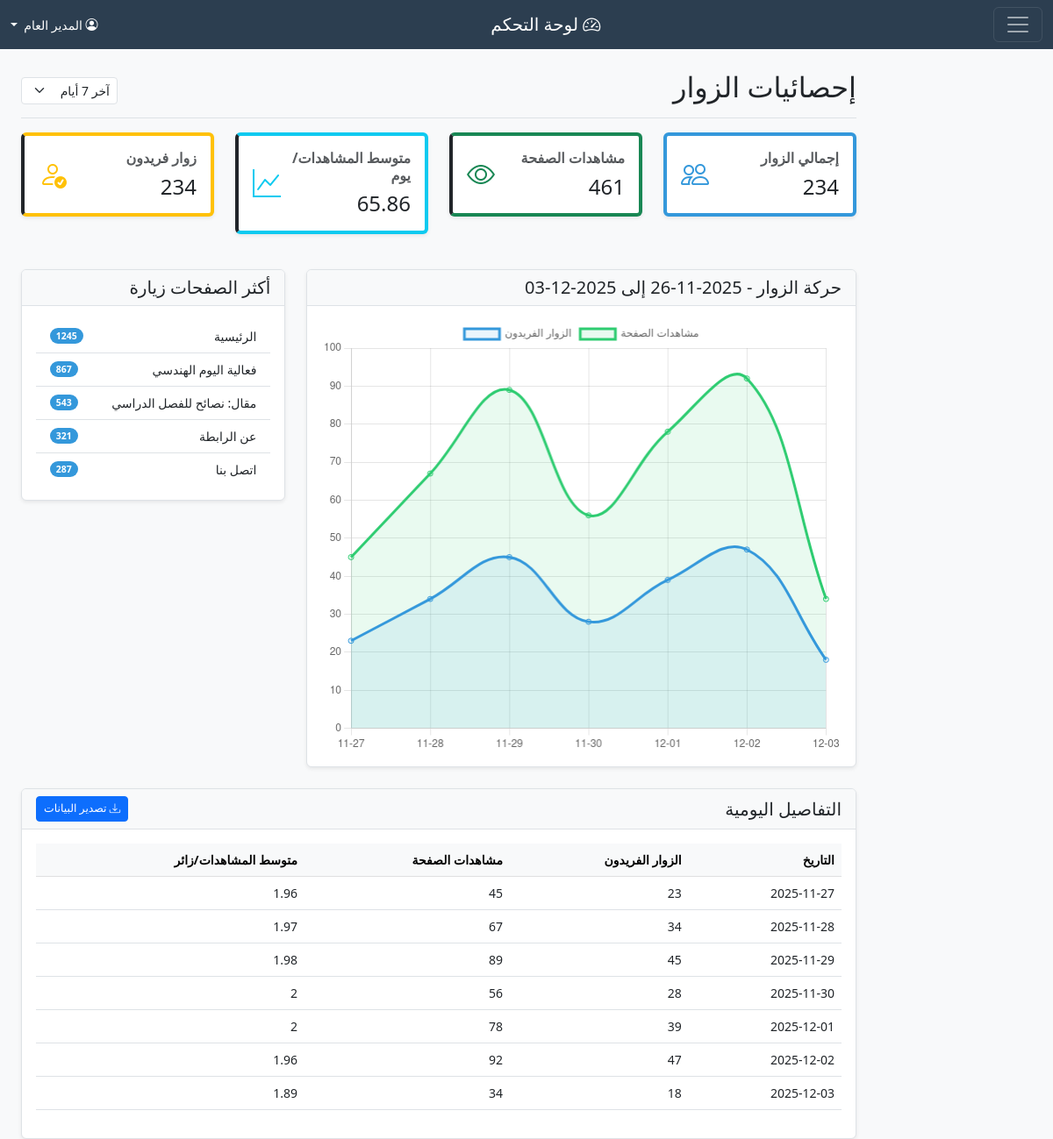
The app's page /admin/analytics.php (signed in) with its own data.
### tables this page shows
CREATE TABLE visitor_stats (
    id INT PRIMARY KEY AUTO_INCREMENT,
    visit_date DATE NOT NULL UNIQUE,
    page_views INT DEFAULT 0,
    unique_visitors INT DEFAULT 0,
    created_at TIMESTAMP DEFAULT CURRENT_TIMESTAMP
);

### admin/analytics.php (the view, shortened to what this page needs)
<?php
require_once '../functions.php';
include 'includes/header.php';
$period = isset($_GET['period']) ? $_GET['period'] : '7days';
$start_date = '';
$end_date = date('Y-m-d');
switch ($period) {
    case '7days':
        $start_date = date('Y-m-d', strtotime('-7 days'));
        break;
}
$stmt = $pdo->prepare("
    SELECT * FROM visitor_stats
    WHERE visit_date BETWEEN ? AND ?
    ORDER BY visit_date ASC
");
$stmt->execute([$start_date, $end_date]);
$visitor_stats = $stmt->fetchAll();
$total_visitors = 0;
$total_page_views = 0;
$unique_visitors = 0;
foreach ($visitor_stats as $stat) {
    $total_visitors += $stat['unique_visitors'];
    $total_page_views += $stat['page_views'];
    $unique_visitors += $stat['unique_visitors'];
}
$average_views = count($visitor_stats) > 0 ? round($total_page_views / count($visitor_stats), 2) : 0;
$chart_labels = [];
$chart_visitors = [];
$chart_views = [];
foreach ($visitor_stats as $stat) {
    $chart_labels[] = date('m-d', strtotime($stat['visit_date']));
    $chart_visitors[] = $stat['unique_visitors'];
    $chart_views[] = $stat['page_views'];
}
$popular_pages = [
    ['page' => 'الرئيسية', 'visits' => 1245],
    ['page' => 'فعالية اليوم الهندسي', 'visits' => 867],
    ['page' => 'مقال: نصائح للفصل الدراسي', 'visits' => 543],
    ['page' => 'عن الرابطة', 'visits' => 321],
    ['page' => 'اتصل بنا', 'visits' => 287]
];
?>
<div class="container-fluid mt-5">
    <div class="row">
        <main class="col-md-9 ms-sm-auto col-lg-10 px-md-4">
            <div class="d-flex justify-content-between flex-wrap flex-md-nowrap align-items-center pt-3 pb-2 mb-3 border-bottom">
                <h1 class="h2">إحصائيات الزوار</h1>
                <div class="btn-toolbar mb-2 mb-md-0">
                    <form method="GET" class="d-flex gap-2">
                        <select name="period" class="form-select form-select-sm" onchange="this.form.submit()">
                            <option value="7days" <?php echo $period === '7days' ? 'selected' : ''; ?>>آخر 7 أيام</option>
                        </select>
                    </form>
                </div>
            </div>
            <div class="row mb-4">
                <div class="col-xl-3 col-md-6 mb-3">
                    <div class="card border-start border-primary border-4">
                        <div class="card-body">
                            <div class="d-flex align-items-center">
                                <div class="flex-grow-1">
                                    <h6 class="text-muted fw-semibold">إجمالي الزوار</h6>
                                    <h4 class="mb-0"><?php echo number_format($total_visitors); ?></h4>
                                </div>
                                <div class="flex-shrink-0">
                                    <i class="bi bi-people fs-2 text-primary"></i>
                                </div>
                            </div>
                        </div>
                    </div>
                </div>
                <div class="col-xl-3 col-md-6 mb-3">
                    <div class="card border-start border-success border-4">
                        <div class="card-body">
                            <div class="d-flex align-items-center">
                                <div class="flex-grow-1">
                                    <h6 class="text-muted fw-semibold">مشاهدات الصفحة</h6>
                                    <h4 class="mb-0"><?php echo number_format($total_page_views); ?></h4>
                                </div>
                                <div class="flex-shrink-0">
                                    <i class="bi bi-eye fs-2 text-success"></i>
                                </div>
                            </div>
                        </div>
                    </div>
                </div>
                <div class="col-xl-3 col-md-6 mb-3">
                    <div class="card border-start border-info border-4">
                        <div class="card-body">
                            <div class="d-flex align-items-center">
                                <div class="flex-grow-1">
                                    <h6 class="text-muted fw-semibold">متوسط المشاهدات/يوم</h6>
                                    <h4 class="mb-0"><?php echo $average_views; ?></h4>
                                </div>
                                <div class="flex-shrink-0">
                                    <i class="bi bi-graph-up fs-2 text-info"></i>
                                </div>
                            </div>
                        </div>
                    </div>
                </div>
                <div class="col-xl-3 col-md-6 mb-3">
                    <div class="card border-start border-warning border-4">
                        <div class="card-body">
                            <div class="d-flex align-items-center">
                                <div class="flex-grow-1">
                                    <h6 class="text-muted fw-semibold">زوار فريدون</h6>
                                    <h4 class="mb-0"><?php echo number_format($unique_visitors); ?></h4>
                                </div>
                                <div class="flex-shrink-0">
                                    <i class="bi bi-person-check fs-2 text-warning"></i>
                                </div>
                            </div>
                        </div>
                    </div>
                </div>
            </div>
            <div class="row">
                <div class="col-lg-8 mb-4">
                    <div class="card">
                        <div class="card-header">
                            <h5 class="card-title mb-0">حركة الزوار - <?php echo $start_date . ' إلى ' . $end_date; ?></h5>
                        </div>
                        <div class="card-body">
                            <canvas id="visitorsChart" height="250"></canvas>
                        </div>
                    </div>
                </div>
                <div class="col-lg-4 mb-4">
                    <div class="card">
                        <div class="card-header">
                            <h5 class="card-title mb-0">أكثر الصفحات زيارة</h5>
                        </div>
                        <div class="card-body">
                            <div class="list-group list-group-flush">
                                <?php foreach($popular_pages as $page): ?>
                                <div class="list-group-item d-flex justify-content-between align-items-center">
                                    <span class="text-truncate" style="max-width: 200px;"><?php echo $page['page']; ?></span>
                                    <span class="badge bg-primary rounded-pill"><?php echo $page['visits']; ?></span>
                                </div>
                                <?php endforeach; ?>
                            </div>
                        </div>
                    </div>
                </div>
            </div>
            <div class="row">
                <div class="col-12">
                    <div class="card">
                        <div class="card-header d-flex justify-content-between align-items-center">
                            <h5 class="card-title mb-0">التفاصيل اليومية</h5>
                            <a href="export-analytics.php?period=<?php echo $period; ?>&start_date=<?php echo $start_date; ?>&end_date=<?php echo $end_date; ?>"
                               class="btn btn-sm btn-primary">
                                <i class="bi bi-download"></i> تصدير البيانات
                            </a>
                        </div>
                        <div class="card-body">
                            <div class="table-responsive">
                                <table class="table table-hover">
                                    <thead class="table-light">
                                        <tr>
                                            <th>التاريخ</th>
                                            <th>الزوار الفريدون</th>
                                            <th>مشاهدات الصفحة</th>
                                            <th>متوسط المشاهدات/زائر</th>
                                        </tr>
                                    </thead>
                                    <tbody>
                                        <?php if(empty($visitor_stats)): ?>
                                        <tr>
                                            <td colspan="4" class="text-center text-muted py-4">
                                                لا توجد بيانات للإطار الزمني المحدد
                                            </td>
                                        </tr>
                                        <?php else: ?>
                                        <?php foreach($visitor_stats as $stat): ?>
                                        <tr>
                                            <td><?php echo date('Y-m-d', strtotime($stat['visit_date'])); ?></td>
                                            <td><?php echo $stat['unique_visitors']; ?></td>
                                            <td><?php echo $stat['page_views']; ?></td>
                                            <td>
                                                <?php echo $stat['unique_visitors'] > 0 ?
                                                    round($stat['page_views'] / $stat['unique_visitors'], 2) : 0; ?>
                                            </td>
                                        </tr>
                                        <?php endforeach; ?>
                                        <?php endif; ?>
                                    </tbody>
                                </table>
                            </div>
                        </div>
                    </div>
                </div>
            </div>
        </main>
    </div>
</div>
<script>
// الرسم البياني للزوار
const ctx = document.getElementById('visitorsChart').getContext('2d');
const visitorsChart = new Chart(ctx, {
    type: 'line',
    data: {
        labels: <?php echo json_encode($chart_labels); ?>,
        datasets: [
            {
                label: 'الزوار الفريدون',
                data: <?php echo json_encode($chart_visitors); ?>,
                borderColor: '#3498db',
                backgroundColor: 'rgba(52, 152, 219, 0.1)',
                tension: 0.4,
                fill: true
            },
            {
                label: 'مشاهدات الصفحة',
                data: <?php echo json_encode($chart_views); ?>,
                borderColor: '#2ecc71',
                backgroundColor: 'rgba(46, 204, 113, 0.1)',
                tension: 0.4,
                fill: true
            }
        ]
    },
    options: {
        responsive: true,
        plugins: {
            legend: {
                position: 'top',
            }
        },
        scales: {
            y: {
                beginAtZero: true
            }
        }
    }
});
</script>
<?php include 'includes/footer.php'; ?>

### css/admin.css (style rules this page uses)
body { background-color: #f8f9fa; font-size: 0.875rem; }
main { padding-top: 1rem; }
.card { box-shadow: 0 0.125rem 0.25rem rgba(0, 0, 0, 0.075); border: 1px solid #dee2e6; }
.card-header { background-color: #f8f9fa; border-bottom: 1px solid #dee2e6; font-weight: 600; }
.table th { border-top: none; font-weight: 600; font-size: 0.875rem; }
.table td { vertical-align: middle; font-size: 0.875rem; }
.btn-sm { padding: 0.25rem 0.5rem; font-size: 0.775rem; }
.border-start { border-left: 4px solid !important; }
canvas { max-width: 100%; }
.form-control, .form-select { font-size: 0.875rem; }
.bg-primary { background-color: #3498db !important; }
.text-primary { color: #3498db !important; }
.border-primary { border-color: #3498db !important; }

### records on screen
visitor_stats: visit_date "2025-11-27", unique_visitors "23", page_views "45", $stat['page_views'] / $stat['unique_visitors'] "1.96"
visitor_stats: visit_date "2025-11-28", unique_visitors "34", page_views "67", $stat['page_views'] / $stat['unique_visitors'] "1.97"
visitor_stats: visit_date "2025-11-29", unique_visitors "45", page_views "89", $stat['page_views'] / $stat['unique_visitors'] "1.98"
visitor_stats: visit_date "2025-11-30", unique_visitors "28", page_views "56", $stat['page_views'] / $stat['unique_visitors'] "2"
visitor_stats: visit_date "2025-12-01", unique_visitors "39", page_views "78", $stat['page_views'] / $stat['unique_visitors'] "2"
visitor_stats: visit_date "2025-12-02", unique_visitors "47", page_views "92", $stat['page_views'] / $stat['unique_visitors'] "1.96"
visitor_stats: visit_date "2025-12-03", unique_visitors "18", page_views "34", $stat['page_views'] / $stat['unique_visitors'] "1.89"

### other values on screen
$_SESSION['user_name'] "المدير العام"
$total_visitors "234"
$total_page_views "461"
$average_views "65.86"
$unique_visitors "234"
$end_date "2025-12-03"
$page['page'] "الرئيسية"
$page['visits'] "1245"
$page['page'] "فعالية اليوم الهندسي"
$page['visits'] "867"
$page['page'] "مقال: نصائح للفصل الدراسي"
$page['visits'] "543"
$page['page'] "عن الرابطة"
$page['visits'] "321"
$page['page'] "اتصل بنا"
